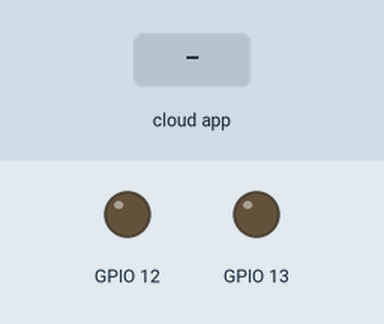
Recording of a sketch running on a simulated ESP8266 (NodeMCU). Shown: output pins drawn as LEDs (lit = HIGH). The test bench sets the inputs (shaded band). WiFi joins after 1.5 s; servers stay silent unless stated; the Firebase database answers and starts empty; what the sketch prints to the serial monitor is not drawn.

Above: at 2.7 s.
2.8 s: the phone or cloud app sets ac to 1
At 3.3 s:
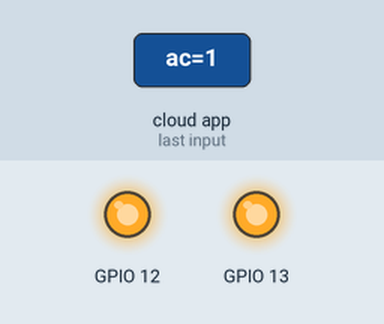
4.3 s: the phone or cloud app sets ac to 0
At 5.6 s:
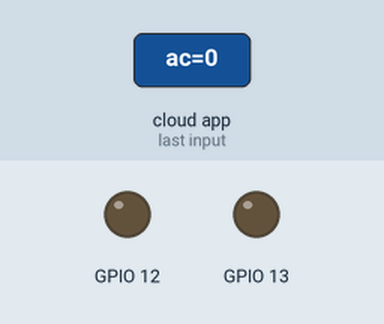
Timing chart, 0 to 7.3 s (numbered marks = the images above; inputs shaded):
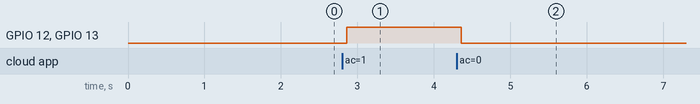

Measured:
- after the input at 2.8 s, GPIO 12, GPIO 13: LOW → HIGH after 0.06 s
- after the input at 4.3 s, GPIO 12, GPIO 13: HIGH → LOW after 0.06 s

The sketch:

espClient.ino
```cpp
#include <ESP8266WiFi.h>
#include <FirebaseArduino.h>

// Set these to run example.
#define FIREBASE_HOST "nvidiahack-d0e6d.firebaseio.com"         //Firebase Console -> SelectProject -> Database ->Link Name without Https
#define FIREBASE_AUTH "xTnfYQQhGWwOEfFonotdwkb3zFr5MbVLcu80qhaX" ///Firebase Console -> SelectProject -> Got o ProjectSettings -> Service accounts -> databse Secrets -> Secret Key
#define WIFI_SSID "L&T-IIoT"                                       //Name of your network
#define WIFI_PASSWORD "realtime10"                            // WIFI_PASSWORD

void setup() {
  Serial.begin(9600);
  // connect to wifi.
  WiFi.begin(WIFI_SSID, WIFI_PASSWORD);
  Serial.print("connecting");
  while (WiFi.status() != WL_CONNECTED) {
    Serial.print(".");
    delay(500);
  }
  Serial.println();
  Serial.print("connected: ");
  Serial.println(WiFi.localIP());
  Firebase.begin(FIREBASE_HOST, FIREBASE_AUTH);
  Serial.println("Connection to firebase databse established");
  pinMode(12, OUTPUT);// Initialize the LED_BUILTIN pin as an output
  pinMode(13, OUTPUT);
  digitalWrite(13, LOW);
  digitalWrite(12, LOW);
}


void loop() {
  // put your main code here, to run repeatedly:
//Serial.print(Firebase.getBool("officeApliances/light1"));
//delay(500);
//Firebase.setBool("officeApliances/light1",0);
//if (Firebase.failed()) {
//     Serial.println(Firebase.error());
//     return;
// }
//
// Serial.print(Firebase.getBool("officeApliances/light1"));
//Firebase.setBool("officeApliances/light1",1);
//if (Firebase.failed()) {
//     Serial.println(Firebase.error());
//     return;
//}

 if(Firebase.getBool("officeApliances/ac")){
  digitalWrite(12, HIGH);// Turn the LED off by making the voltage HIGH
  digitalWrite(13, HIGH);
 }
 else{
  digitalWrite(12, LOW);   // Turn the LED on (Note that LOW is the voltage level
  digitalWrite(13, LOW);             // but actually the LED is on; this is because
 }


}
```
